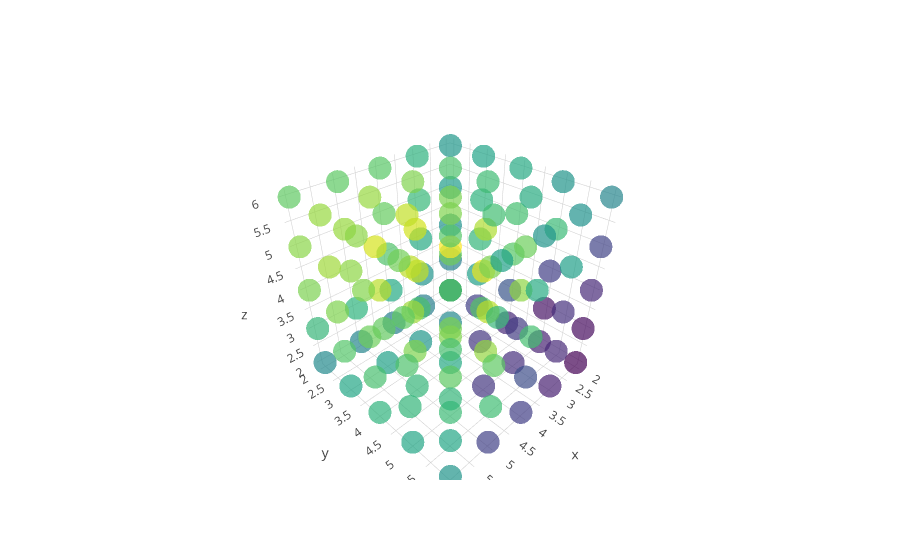

Notebook source saved alongside this figure:
### Code cell
data = [go.Scatter3d(
    x=df.x,
    y=df.y,
    z=df.z,
    mode='markers',
    marker={
        'opacity': 0.7,
        'color': df.ct,
        'colorscale': 'Viridis'
    }
)]
plotly.offline.iplot(data)

### Figure 1 — Plotly figure (JSON) as saved in the notebook; plotly's stock layout.template omitted (floating-point values rounded to 4 significant figures)
{"data": [{"marker": {"color": [337, 395, 448, 480, 462, 227, 486, 551, 544, 497, 183, 278, 608, 582, 517, 165, 136, 226, 567, 454, 100, 119, 181, 237, 412, 391, 451, 517, 559, 542, 421, 565, 639, 659, 596, 207, 600, 769, 706, 574, 191, 220, 673, 634, 526, 161, 181, 193, 485, 449, 400, 514, 599, 626, 609, 461, 587, 727, 741, 656, 517, 647, 752, 789, 652, 206, 678, 718, 653, 580, 226, 263, 582, 523, 457, 411, 544, 671, 683, 615, 495, 623, 718, 745, 681, 556, 654, 691, 722, 725, 570, 617, 657, 688, 606, 230, 575, 618, 558, 493, 423, 558, 652, 669, 620, 507, 604, 654, 690, 681, 545, 588, 633, 662, 670, 504, 552, 596, 621, 640, 457, 505, 553, 586, 511], "colorscale": "Viridis", "opacity": 0.7}, "mode": "markers", "type": "scatter3d", "uid": "ead773b8-1479-4f7f-8427-106dc90a8d81", "x": [2, 2, 2, 2, 2, 2, 2, 2, 2, 2, 2, 2, 2, 2, 2, 2, 2, 2, 2, 2, 2, 2, 2, 2, 2, 3, 3, 3, 3, 3, 3, 3, 3, 3, 3, 3, 3, 3, 3, 3, 3, 3, 3, 3, 3, 3, 3, 3, 3, 3, 4, 4, 4, 4, 4, 4, 4, 4, 4, 4, 4, 4, 4, 4, 4, 4, 4, 4, 4, 4, 4, 4, 4, 4, 4, 5, 5, 5, 5, 5, 5, 5, 5, 5, 5, 5, 5, 5, 5, 5, 5, 5, 5, 5, 5, 5, 5, 5, 5, 5, 6, 6, 6, 6, 6, 6, 6, 6, 6, 6, 6, 6, 6, 6, 6, 6, 6, 6, 6, 6, 6, 6, 6, 6, 6], "y": [2, 2, 2, 2, 2, 3, 3, 3, 3, 3, 4, 4, 4, 4, 4, 5, 5, 5, 5, 5, 6, 6, 6, 6, 6, 2, 2, 2, 2, 2, 3, 3, 3, 3, 3, 4, 4, 4, 4, 4, 5, 5, 5, 5, 5, 6, 6, 6, 6, 6, 2, 2, 2, 2, 2, 3, 3, 3, 3, 3, 4, 4, 4, 4, 4, 5, 5, 5, 5, 5, 6, 6, 6, 6, 6, 2, 2, 2, 2, 2, 3, 3, 3, 3, 3, 4, 4, 4, 4, 4, 5, 5, 5, 5, 5, 6, 6, 6, 6, 6, 2, 2, 2, 2, 2, 3, 3, 3, 3, 3, 4, 4, 4, 4, 4, 5, 5, 5, 5, 5, 6, 6, 6, 6, 6], "z": [2, 3, 4, 5, 6, 2, 3, 4, 5, 6, 2, 3, 4, 5, 6, 2, 3, 4, 5, 6, 2, 3, 4, 5, 6, 2, 3, 4, 5, 6, 2, 3, 4, 5, 6, 2, 3, 4, 5, 6, 2, 3, 4, 5, 6, 2, 3, 4, 5, 6, 2, 3, 4, 5, 6, 2, 3, 4, 5, 6, 2, 3, 4, 5, 6, 2, 3, 4, 5, 6, 2, 3, 4, 5, 6, 2, 3, 4, 5, 6, 2, 3, 4, 5, 6, 2, 3, 4, 5, 6, 2, 3, 4, 5, 6, 2, 3, 4, 5, 6, 2, 3, 4, 5, 6, 2, 3, 4, 5, 6, 2, 3, 4, 5, 6, 2, 3, 4, 5, 6, 2, 3, 4, 5, 6]}], "layout": {}}
